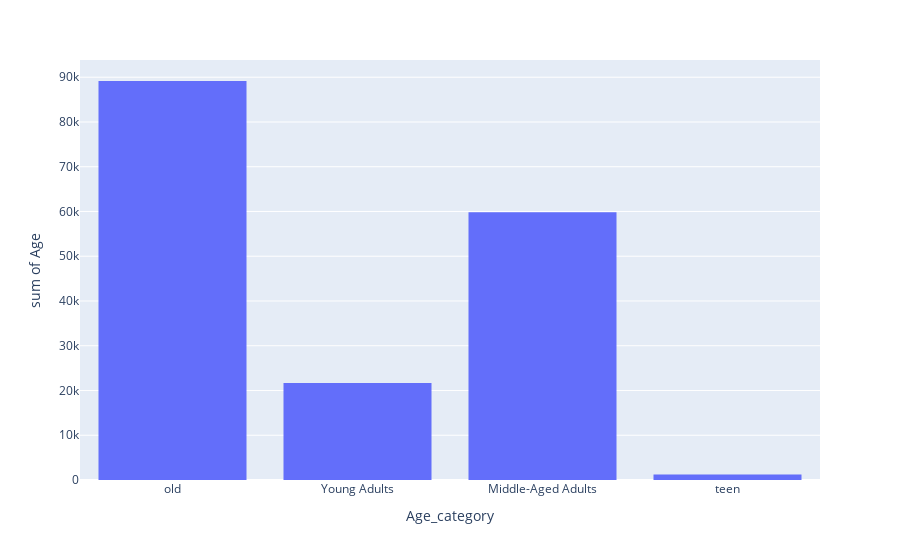

Notebook source saved alongside this figure:
### Markdown cell above
### Code Explanation: Customizing Histogram Colors

The following code creates a histogram to visualize the distribution of ages across different age categories with custom colors.

### Code cell
fig = px.histogram(shop , y = 'Age' , x = 'Age_category')
fig.show()

### Figure 1 — Plotly figure (JSON) as saved in the notebook; plotly's stock layout.template omitted (floating-point values rounded to 4 significant figures; data arrays with more than 128 entries replaced by an {"elided": "..."} marker saying what was removed)
{"data": [{"alignmentgroup": "True", "bingroup": "x", "histfunc": "sum", "hovertemplate": "Age_category=%{x}<br>sum of Age=%{y}<extra></extra>", "legendgroup": "", "marker": {"color": "#636efa", "pattern": {"shape": ""}}, "name": "", "offsetgroup": "", "orientation": "v", "showlegend": false, "type": "histogram", "x": {"elided": "3900 str values"}, "xaxis": "x", "y": {"elided": "3900 int values"}, "yaxis": "y"}], "layout": {"barmode": "relative", "legend": {"tracegroupgap": 0}, "margin": {"t": 60}, "xaxis": {"anchor": "y", "domain": [0, 1], "title": {"text": "Age_category"}}, "yaxis": {"anchor": "x", "domain": [0, 1], "title": {"text": "sum of Age"}}}}
